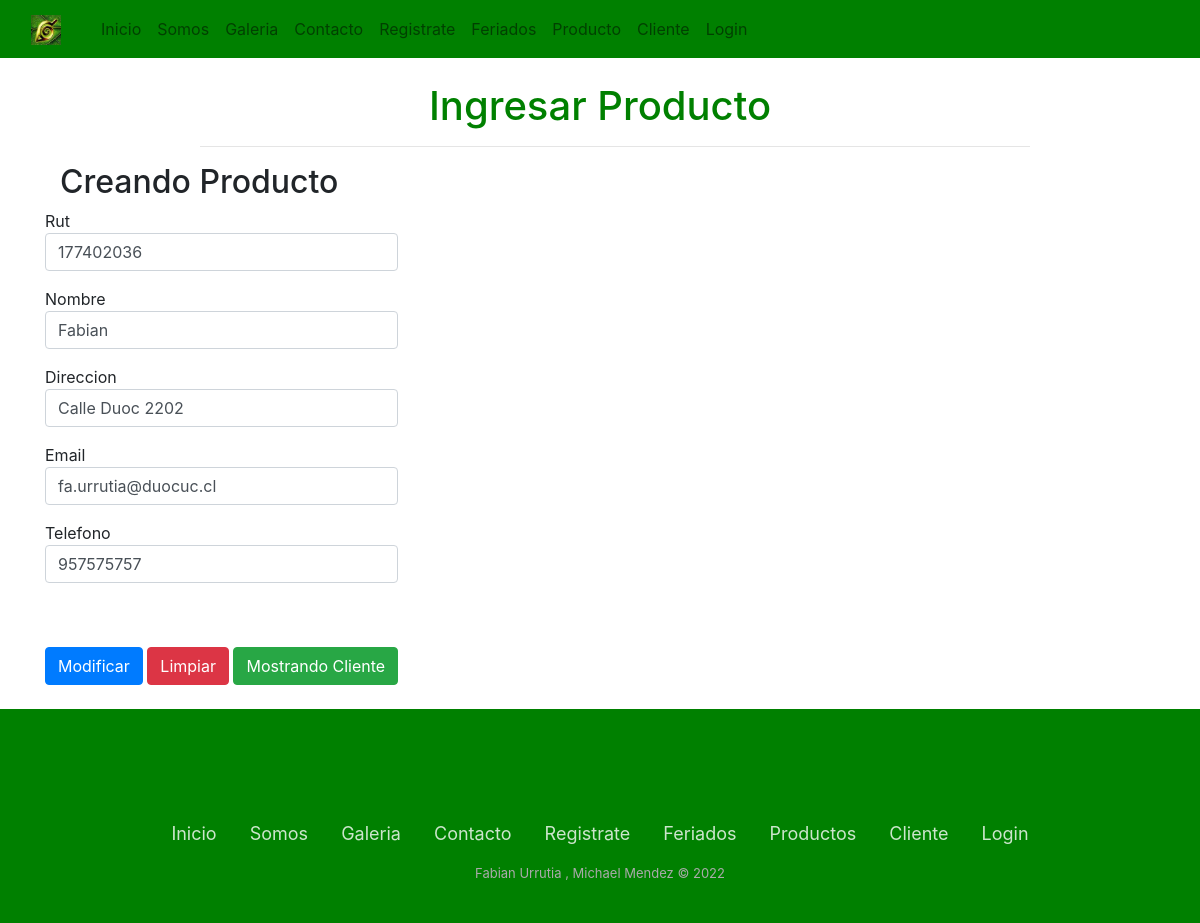
Screenshot of /form_mod_cliente/177402036 with the database file from the repository.
### store/models.py (models this page shows, shortened)
class Cliente(models.Model):
    rut = models.CharField(max_length=9, primary_key=True, verbose_name='Rut')
    nombre= models.CharField(max_length=20, verbose_name='Nombre', null=True)
    direccion=models.CharField(max_length=20, verbose_name='Direccion', null=True)
    email=models.CharField(max_length=20, verbose_name='Email', null=True)
    telefono=models.CharField(max_length=20, verbose_name='Telefono', null=True)

### store/views.py (the view)
def form_mod_cliente(request, id):
    cliente =Cliente.objects.get(rut=id)
    datos = {
        'form': ClienteForm(instance = cliente)
    }
    if request.method=='POST':
        formulario = ClienteForm(data=request.POST, instance = cliente)
        if formulario.is_valid():
            formulario.save()
            return redirect('mostrarCliente')
    return render(request, 'form_mod_cliente.html', datos)

### store/templates/form_mod_cliente.html (shortened to what this page needs)
<!DOCTYPE html>
<html lang="en">
<head>
    {% load static %}
    <link rel="stylesheet" href="{% static 'css/style.css' %}">
    <link rel="stylesheet" href="https://cdn.jsdelivr.net/npm/bootstrap@4.6.1/dist/css/bootstrap.min.css">
</head>
<body>
  <div>
    <nav class="navbar navbar-expand-lg navbar-light" style="background-color: green;" >
        <div class="container-fluid padding">
          <a class="navbar-brand" href="#">
            <img src="{% static 'img/logo.JPG'%}" width="30" height="30" alt="">
          </a>
          <div class="collapse navbar-collapse" id="navbarNav">
            <ul class="navbar-nav">
                <li class="nav-item">
                    <a class="nav-link " href="{% url 'index' %}">Inicio</a>
                  </li>
              <li class="nav-item">
                <a class="nav-link" href="{% url 'somos' %}">Somos</a>
              </li>
              <li class="nav-item">
                <a class="nav-link" href="{% url 'gale' %}">Galeria</a>
              </li>
              <li class="nav-item">
                <a class="nav-link" href="{% url 'cont' %}">Contacto</a>
              </li>
              <li class="nav-item">
                <a class="nav-link " href="{% url 'ver' %}">Registrate</a>
              </li>
              <li class="nav-item">
                <a class="nav-link " href="{% url 'api' %}">Feriados</a>
              </li>
              <li class="nav-item">
                <a class="nav-link" href="{% url 'mostrarProducto' %}">Producto</a>
              </li>
              <li class="nav-item">
                <a class="nav-link " href="{% url 'mostrarCliente' %}">Cliente</a>
              </li>
              {% if True != user.is_authenticated %}
              <li class="nav-item">
                <a class="nav-link" href="{% url 'login' %}">Login</a>
              </li>
              {% endif %}
            </ul>
          </div>
        </div>
      </nav>
</div>
    <h1 class="text-center" onmouseover="style.color = 'green'" style="margin-top: 2%;" onmouseout="style.color= 'black'">Ingresar Producto</h1>
    <hr class="offset-md-2 col-md-8" >
    <div class="container" id="caja">
        <div class="container">
            <h2>Creando Producto</h2>
            <div class="row">
                <form method="POST" action="#" id="formulario">
                    <div class="form-group">
                        {{ form.rut.label}}
                        {{ form.rut}}
                    </div>
                    <div class="form-group">
                        {{ form.nombre.label}}
                        {{ form.nombre}}
                    </div>
                    <div class="form-group">
                        {{ form.direccion.label}}
                        {{ form.direccion}}
                    </div>
                    <div class="form-group">
                        {{ form.email.label}}
                        {{ form.email}}
                    </div>
                    <div class="form-group">
                        {{ form.telefono.label}}
                        {{ form.telefono}}
                    </div>
                    <br><br>
                    <input type="submit" class="btn btn-primary" value="Modificar">
                    <input type="reset" class="btn btn-danger" value="Limpiar">
                    <a href="{% url 'mostrarCliente' %}"class="btn btn-success">Mostrando Cliente</a>
                </form>
            </div>
        </div>
    </div>
    <div class="footer-basic " >
      <footer>
          <div class="social">
            <a href="https://www.instagram.com" style="background: url('https://api.iconify.design/ion/logo-instagram.svg') no-repeat center center / contain;"></a>
            <a href="https://www.twitter.com" style="content: url('https://api.iconify.design/bi/twitter.svg');" ></a>
            <a href="https://www.facebook.com" style="content: url('https://api.iconify.design/bi/facebook.svg');"></a>
          </div>
          <ul class="list-inline">
              <li class="list-inline-item" style="color: white;" ><a href="{% url 'index' %}">Inicio</a></li>
              <li class="list-inline-item" style="color: white;"><a href="{% url 'somos' %}">Somos</a></li>
              <li class="list-inline-item" style="color: white;"><a href="{% url 'gale' %}">Galeria</a></li>
              <li class="list-inline-item" style="color: white;"><a href="{% url 'cont' %}">Contacto</a></li>
              <li class="list-inline-item" style="color: white;"><a href="{% url 'ver' %}">Registrate</a></li>
              <li class="list-inline-item" style="color: white;"><a href="{% url 'api' %}">Feriados</a></li>
              <li class="list-inline-item" style="color: white;"><a href="{% url 'mostrarProducto' %}">Productos</a></li>
              <li class="list-inline-item" style="color: white;"><a href="{% url 'mostrarCliente' %}">Cliente</a></li>
              {% if user.is_authenticated %}
              <li class="list-inline-item" style="color: white;">
                <a href="{% url 'logout' %}">Logout</a>
              </li>
              {% else %}
              <li class="list-inline-item" style="color: white;">
                <a href="{% url 'login' %}">Login</a>
              </li>
              {% endif %}
          </ul>
          <p class="copyright">Fabian Urrutia , Michael Mendez © 2022</p>
      </footer>
    </div>
</body>
</html>

### store/static/css/style.css (style rules this page uses)
h1 { color: green; text-align: center; }
.padding { padding-left: 2%; }
.footer-basic { padding:40px 0; color:#4b4c4d; bottom: 0; width: 100%; margin-top: 2%; background-color: green; }
.footer-basic ul { padding:0; list-style:none; text-align:center; font-size:18px; line-height:1.6; margin-bottom:0; }
.footer-basic li { padding:0 10px; }
.footer-basic ul a { color:inherit; text-decoration:none; opacity:0.8; }
.footer-basic .social { text-align:center; padding-bottom:25px; }
.footer-basic .social > a { font-size:24px; width:40px; height:40px; line-height:40px; display:inline-block; text-align:center; border-radius:50%; margin:0 8px; color:inherit; opacity:0.75; }
.footer-basic .copyright { margin-top:15px; text-align:center; font-size:13px; color:#aaa; margin-bottom:0; }

### rows the page displays
Cliente: rut "177402036", nombre "Fabian", direccion "Calle Duoc 2202", email "fa.urrutia@duocuc.cl", telefono "957575757"
